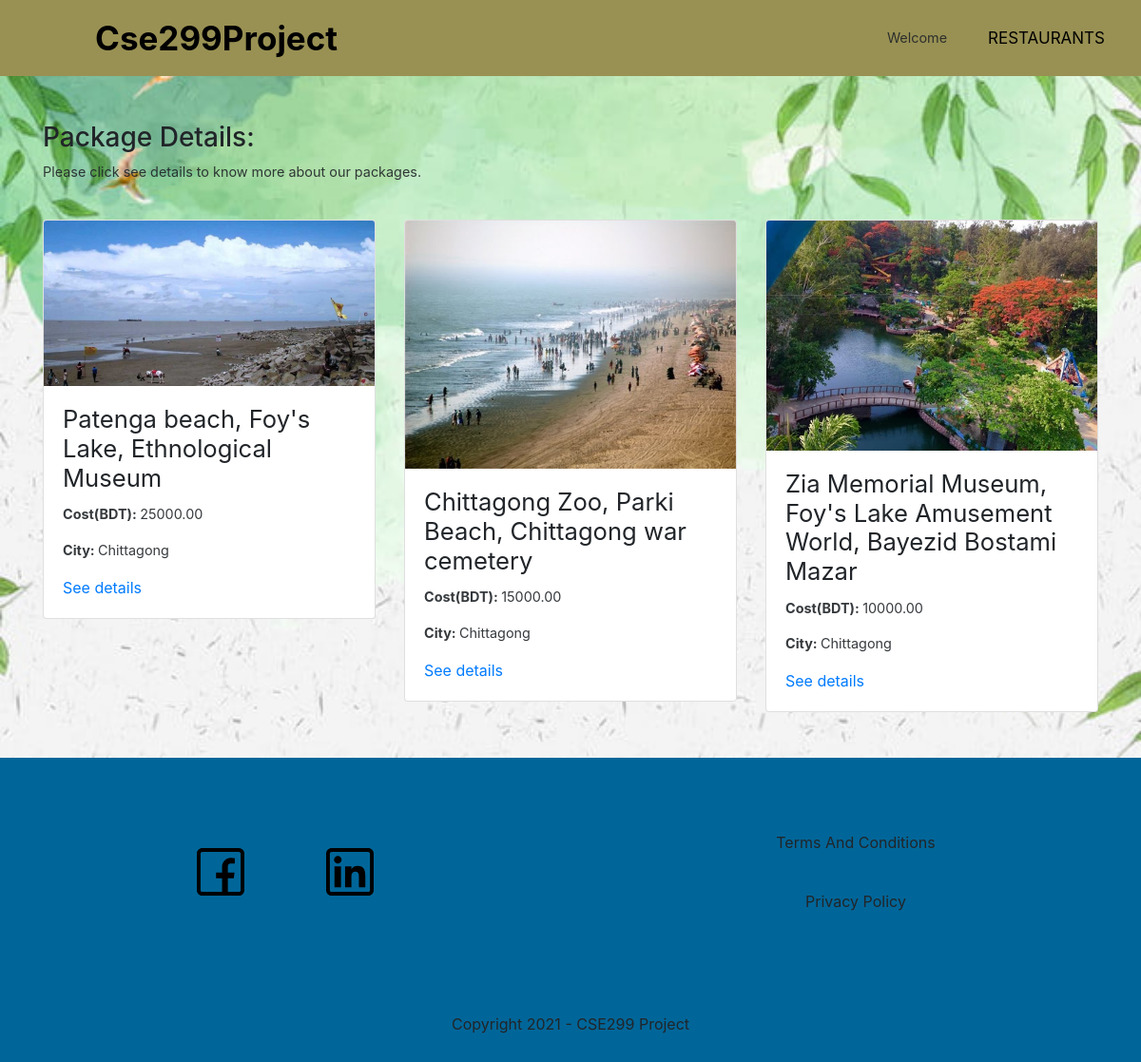
/hotel_package.php?id=ctg, run on the app's committed database.
### tables this page shows
CREATE TABLE `package` (
  `package_id` varchar(10) NOT NULL,
  `package_name` varchar(50) NOT NULL,
  `attractions` varchar(100) NOT NULL,
  `destination` varchar(40) NOT NULL,
  `duration` smallint(3) NOT NULL,
  `package_cost` decimal(10,2) NOT NULL,
  `hotel_id` varchar(6) NOT NULL,
  `city_id` varchar(3) NOT NULL,
  `guide_id` smallint(4) UNSIGNED NOT NULL,
  `package_image` varchar(1000) DEFAULT NULL
);

CREATE TABLE `city` (
  `city_id` varchar(3) NOT NULL,
  `city_name` varchar(10) NOT NULL,
  `city_image` varchar(1000) DEFAULT NULL
);

### hotel_package.php (the view, shortened to what this page needs)
<!DOCTYPE html>
<html lang="en" dir="ltr">
  <head>
    <link rel="stylesheet" href="hotel_package.css">
    <link rel="stylesheet" href="https://cdnjs.cloudflare.com/ajax/libs/twitter-bootstrap/4.1.3/css/bootstrap.min.css">
  </head>
  <body>
    <nav>
      <li class="active">
      <div class="sub-menu-1">
           <ul>
               <li><a href="restaurant.php?id='.$row['city_id'].'"><span>Restaurants</a></li>
           </ul>
       </div>
      <label class="logo">Cse299Project</label>
      <ul>
        <li><p><?php
                      echo "Welcome " .$_SESSION["emailID"];
               ?>
            </p></li>
      </ul>
    </nav>
</body>
</html>
<head>
	<link rel="stylesheet" href="https://cdnjs.cloudflare.com/ajax/libs/node-waves/0.7.5/waves.css" />
	<link rel="stylesheet" href="https://stackpath.bootstrapcdn.com/bootstrap/4.1.3/css/bootstrap.min.css">
</head>
<body>
	<div class="container mt-5">
		<div class="row">
			<div class="col-12 mb-4">
				<h3>Package Details:</h3>
				<p>Please click see details to know more about our packages.</p>
			</div>
            <?php
            require 'connections.php';
            $city_id = $_GET['id'];
            $sql1 = "SELECT *
                     FROM package p
                     JOIN hotel h
                     ON p.hotel_id = h.hotel_id
                     JOIN city c
                     ON c.city_id = h.city_id
                     AND c.city_id = '$city_id'";
                     $result=mysqli_query($conn,$sql1);
                     if (mysqli_num_rows($result)>0) {
                       while ($row = mysqli_fetch_assoc($result)) {
                         echo '<div class="col-lg-4">
                   				<div class="card card-cascade card-cascade-wider mb-5">
                   					<img class="card-img-top" src="images/'.$row['package_image'].'" alt="Card image cap">
                   					   <div class="card-body">
                               <h5 class="card-title">'.$row['attractions'].'</h5>
                               <p><b>Cost(BDT): </b>'.$row['package_cost'].'</p>
                               <p><b>City: </b>'.$row['city_name'].'</p>
                               <a href="hotel_booking.php?id='.$row['package_id'].'" class="card-link">See details</a>
                               <div class="ico-card">
                               </div>
                               				</div>
                               			</div>
                               		</div>';
              }
          }
  ?>
	</div>
  </div>
</body>
</html>
<?php include 'footer.php'; ?>

### hotel_package.css (style rules this page uses)
body { font-family: 'roboto', sans-serif; background-color: #fefefe; }
p { opacity: .9; font-size: .9rem; }
* { padding: 0; margin: 0; text-decoration: none; list-style: none; box-sizing: border-box; }
body { background-image: url("images/back3.jpg"); background-repeat: no-repeat; background-attachment: scroll; background-size: cover; height: calc(100vh-80px); min-height: 740px; font-family: montserrat; }
nav { background: #999153; height: 80px; width: 100%; }
label.logo { color: black; font-size: 35px; line-height: 80px; padding: 0 100px; font-weight: bold; }
nav ul { float: right; margin-right: 20px; }
nav ul li { display: inline-block; line-height: 80px; margin: 0 5px; }
nav ul li a { color: black; font-size: 17px; padding: 7px 13px; border-radius: 3px; text-transform: uppercase; }

### data on the page
package: package_image (picture), attractions "Patenga beach, Foy's Lake, Ethnological Museum", package_cost "25000.00", city.city_name "Chittagong"
package: package_image (picture), attractions "Chittagong Zoo, Parki Beach, Chittagong war cemetery", package_cost "15000.00", city.city_name "Chittagong"
package: package_image (picture), attractions "Zia Memorial Museum, Foy's Lake Amusement World, Bayezid Bostami Mazar", package_cost "10000.00", city.city_name "Chittagong"
